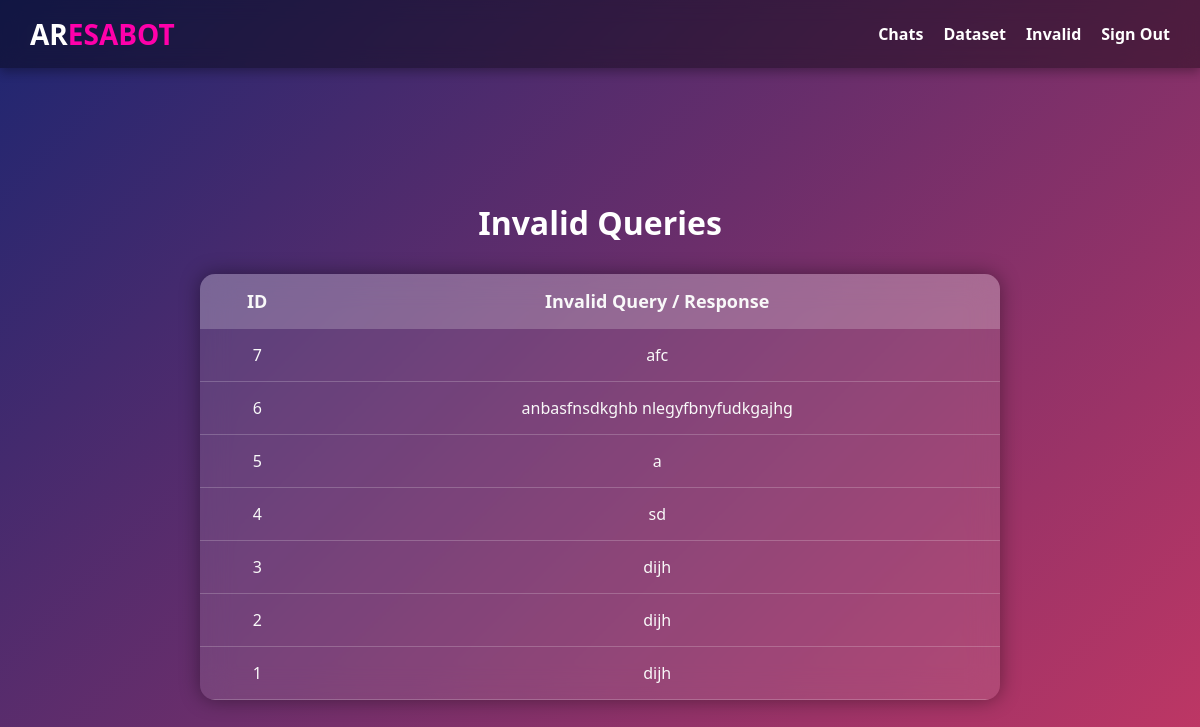
/invalid.php, run on the app's committed database.
### tables this page shows
CREATE TABLE `invalid` (
  `id` int(11) NOT NULL,
  `messages` varchar(255) NOT NULL
);

### invalid.php (the view, shortened to what this page needs)
<?php require_once 'config.php'; ?>
<!DOCTYPE html>
<html lang="en">
<head>
	<link rel="stylesheet" href="css/style.css">
</head>
<body>
	<header>
		<h1>AR<span>ESA<span>BOT</span></span></h1>
		<nav>
			<ul>
				<li><a href="adminlogin.php">Chats</a></li>
				<li><a href="qna.php">Dataset</a></li>
				<li><a href="invalid.php">Invalid</a></li>
				<li><a href="index.php">Sign Out</a></li>
			</ul>
		</nav>
	</header>
	<h2>Invalid Queries</h2>
	<table>
		<tr>
			<th>ID</th>
			<th>Invalid Query / Response</th>
		</tr>
		<?php
		try {
			$stmt = $con->prepare("SELECT * FROM invalid ORDER BY id DESC");
			$stmt->execute();
			if ($stmt->rowCount() > 0) {
				while ($row = $stmt->fetch(PDO::FETCH_ASSOC)) {
					$id = htmlspecialchars($row["id"]);
					$message = htmlspecialchars($row["messages"]);
					echo "<tr><td>$id</td><td>$message</td></tr>";
				}
			} else {
				echo "<tr><td colspan='2'>No Record Found</td></tr>";
			}
		} catch (PDOException $e) {
			echo "<tr><td colspan='2'>Error: " . htmlspecialchars($e->getMessage()) . "</td></tr>";
		}
		?>
	</table>
</body>
</html>

### css/style.css (style rules this page uses)
* { box-sizing: border-box; padding: 0; margin: 0; font-family: 'Segoe UI', Tahoma, Geneva, Verdana, sans-serif; }
body { background: linear-gradient(135deg, #1d2671, #c33764); height: 100vh; display: flex; justify-content: center; align-items: center; }
h2 { color: white; margin-bottom: 25px; }
body { background: linear-gradient(135deg, #1d2671, #c33764); font-family: 'Segoe UI', sans-serif; color: #fff; height: 100vh; display: flex; align-items: center; justify-content: center; }
* { box-sizing: border-box; margin: 0; padding: 0; }
body { font-family: 'Segoe UI', sans-serif; background: linear-gradient(135deg, #1d2671, #c33764); min-height: 100vh; display: flex; justify-content: center; align-items: center; color: white; }
* { box-sizing: border-box; margin: 0; padding: 0; font-family: 'Segoe UI', sans-serif; }
body { background: linear-gradient(135deg, #1d2671, #c33764); min-height: 100vh; display: flex; justify-content: center; align-items: center; }
* { margin: 0; padding: 0; box-sizing: border-box; font-family: 'Segoe UI', sans-serif; }
body { background: linear-gradient(135deg, #1d2671, #c33764); min-height: 100vh; color: #fff; display: flex; flex-direction: column; align-items: center; padding: 60px 20px; }
header { position: fixed; top: 0; width: 100%; background: rgba(0, 0, 0, 0.4); backdrop-filter: blur(10px); padding: 15px 30px; display: flex; justify-content: space-between; align-items: center; z-index: 1000; box-shadow: 0 4px 10px rgba(0, 0, 0, 0.3); }
header h1 { font-size: 28px; color: white; }
header h1 span { color: #f0a; }
nav ul { list-style: none; display: flex; gap: 20px; }
nav a { color: #fff; text-decoration: none; font-weight: bold; transition: color 0.3s; }
h2 { margin-top: 100px; margin-bottom: 20px; text-align: center; font-size: 30px; color: white; }
table { width: 100%; max-width: 900px; border-collapse: collapse; background: rgba(255, 255, 255, 0.1); backdrop-filter: blur(12px); border-radius: 15px; overflow: hidden; box-shadow: 0 0 20px rgba(0,0,0,0.4); }
th, td { padding: 15px; text-align: center; border-bottom: 1px solid rgba(255, 255, 255, 0.2); }
th { background-color: rgba(255, 255, 255, 0.2); color: #fff; font-size: 18px; }
td { color: #f0f0f0; font-size: 16px; }
body { background: linear-gradient(135deg, #1d2671, #c33764); min-height: 100vh; padding: 100px 20px 40px; color: #fff; display: flex; flex-direction: column; align-items: center; }
h2 { margin: 30px 0; text-align: center; font-size: 32px; }
table { width: 95%; max-width: 1000px; border-collapse: collapse; background: rgba(255, 255, 255, 0.1); backdrop-filter: blur(15px); border-radius: 15px; overflow: hidden; box-shadow: 0 0 20px rgba(0,0,0,0.4); margin-bottom: 30px; }
th, td { padding: 15px; text-align: center; border-bottom: 1px solid rgba(255, 255, 255, 0.2); color: #f9f9f9; }
th { background-color: rgba(255, 255, 255, 0.2); font-size: 18px; }
a { color: #ffd; text-decoration: none; font-weight: bold; }
table { width: 95%; max-width: 800px; border-collapse: collapse; background: rgba(255, 255, 255, 0.1); backdrop-filter: blur(15px); border-radius: 15px; overflow: hidden; box-shadow: 0 0 20px rgba(0,0,0,0.4); margin-bottom: 30px; }
* { box-sizing: border-box; font-family: 'Segoe UI', sans-serif; }
body { background: linear-gradient(135deg, #1d2671, #c33764); min-height: 100vh; display: flex; align-items: center; justify-content: center; padding: 20px; color: #fff; }
body { margin: 0; padding: 0; background: linear-gradient(135deg, #1d2671, #c33764); display: flex; justify-content: center; align-items: center; min-height: 100vh; font-family: 'Segoe UI', sans-serif; }
body { background: linear-gradient(to right, #1d2671, #c33764); font-family: Arial, sans-serif; color: #fff; text-align: center; padding-top: 100px; }
body { font-family: Arial, sans-serif; background: linear-gradient(135deg, #1d2671, #c33764); display: flex; justify-content: center; align-items: center; height: 100vh; margin: 0; }

### data on the page
invalid: id "7", messages "afc"
invalid: id "6", messages "anbasfnsdkghb nlegyfbnyfudkgajhg"
invalid: id "5", messages "a"
invalid: id "4", messages "sd"
invalid: id "3", messages "dijh"
invalid: id "2", messages "dijh"
invalid: id "1", messages "dijh"
